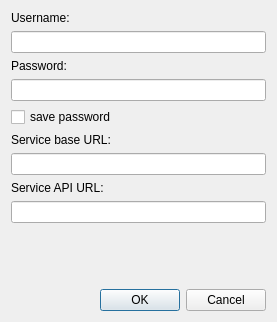
<?xml version="1.0" encoding="UTF-8"?>
<ui version="4.0">
 <class>AccountConfigurationDialog</class>
 <widget class="QDialog" name="AccountConfigurationDialog">
  <property name="windowModality">
   <enum>Qt::NonModal</enum>
  </property>
  <property name="geometry">
   <rect>
    <x>0</x>
    <y>0</y>
    <width>277</width>
    <height>322</height>
   </rect>
  </property>
  <property name="windowTitle">
   <string>Configure account...</string>
  </property>
  <layout class="QGridLayout" name="gridLayout">
   <item row="0" column="0">
    <layout class="QVBoxLayout" name="verticalLayout">
     <item>
      <widget class="QLabel" name="label_18">
       <property name="text">
        <string>Username:</string>
       </property>
      </widget>
     </item>
     <item>
      <widget class="QLineEdit" name="accountUsernameLineEdit"/>
     </item>
     <item>
      <widget class="QLabel" name="label_19">
       <property name="text">
        <string>Password:</string>
       </property>
      </widget>
     </item>
     <item>
      <widget class="QLineEdit" name="accountPasswordLineEdit">
       <property name="echoMode">
        <enum>QLineEdit::Password</enum>
       </property>
      </widget>
     </item>
     <item>
      <widget class="QCheckBox" name="savePasswordCheckBox_3">
       <property name="text">
        <string>save password</string>
       </property>
      </widget>
     </item>
     <item>
      <widget class="QLabel" name="label_22">
       <property name="text">
        <string>Service base URL:</string>
       </property>
      </widget>
     </item>
     <item>
      <widget class="QLineEdit" name="serviceBaseURLLineEdit"/>
     </item>
     <item>
      <widget class="QLabel" name="label_23">
       <property name="text">
        <string>Service API URL:</string>
       </property>
      </widget>
     </item>
     <item>
      <widget class="QLineEdit" name="serviceAPIURLLineEdit"/>
     </item>
     <item>
      <spacer name="verticalSpacer">
       <property name="orientation">
        <enum>Qt::Vertical</enum>
       </property>
       <property name="sizeHint" stdset="0">
        <size>
         <width>20</width>
         <height>40</height>
        </size>
       </property>
      </spacer>
     </item>
     <item>
      <widget class="QDialogButtonBox" name="buttonBox">
       <property name="orientation">
        <enum>Qt::Horizontal</enum>
       </property>
       <property name="standardButtons">
        <set>QDialogButtonBox::Cancel|QDialogButtonBox::Ok</set>
       </property>
      </widget>
     </item>
    </layout>
   </item>
  </layout>
 </widget>
 <resources/>
 <connections>
  <connection>
   <sender>buttonBox</sender>
   <signal>accepted()</signal>
   <receiver>AccountConfigurationDialog</receiver>
   <slot>accept()</slot>
   <hints>
    <hint type="sourcelabel">
     <x>248</x>
     <y>254</y>
    </hint>
    <hint type="destinationlabel">
     <x>157</x>
     <y>274</y>
    </hint>
   </hints>
  </connection>
  <connection>
   <sender>buttonBox</sender>
   <signal>rejected()</signal>
   <receiver>AccountConfigurationDialog</receiver>
   <slot>reject()</slot>
   <hints>
    <hint type="sourcelabel">
     <x>316</x>
     <y>260</y>
    </hint>
    <hint type="destinationlabel">
     <x>286</x>
     <y>274</y>
    </hint>
   </hints>
  </connection>
 </connections>
</ui>
